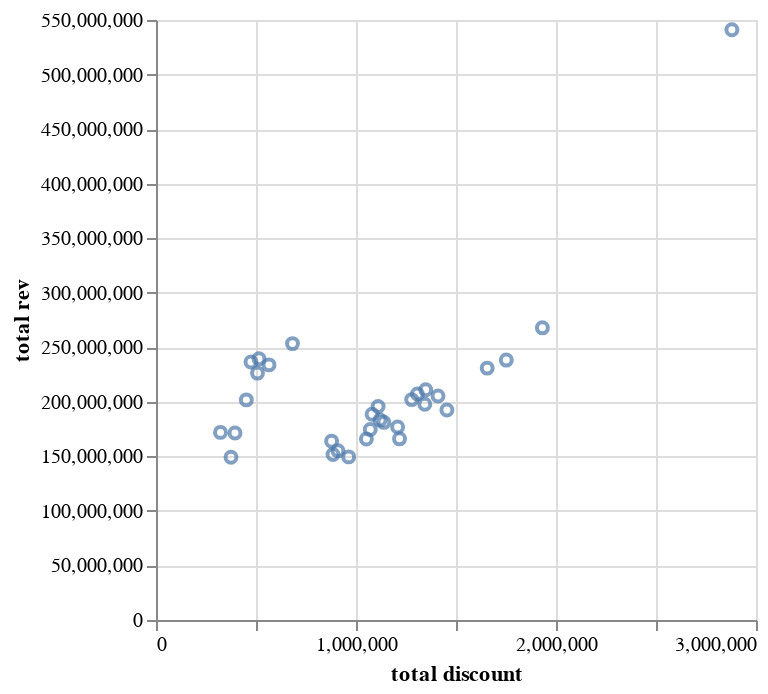

Source (notebook cell):
### Code cell
corr = groupdate.group_by('Group_date').agg([pl.col('total no dup').sum().alias('total rev'),pl.col('ditanggung penjual no dup').sum().alias('total discount')]).sort(by='Group_date')

corr.plot.scatter(y='total rev',x='total discount')

### Figure 1 — Vega-Lite specification as saved in the notebook (floating-point values rounded to 4 significant figures)
{"config": {"view": {"continuousWidth": 300, "continuousHeight": 300}}, "data": {"name": "data-e63931be8f37fde23e5421f4e2ea51e0"}, "mark": {"type": "point", "tooltip": true}, "encoding": {"x": {"field": "total discount", "type": "quantitative"}, "y": {"field": "total rev", "type": "quantitative"}}, "params": [{"name": "param_9", "select": {"type": "interval", "encodings": ["x", "y"]}, "bind": "scales"}], "$schema": "https://vega.github.io/schema/vega-lite/v5.20.1.json", "datasets": {"data-e63931be8f37fde23e5421f4e2ea51e0": [{"Group_date": "2024-10-01", "total rev": 236458871, "total discount": 475000}, {"Group_date": "2024-10-02", "total rev": 226335507, "total discount": 507500}, {"Group_date": "2024-10-03", "total rev": 201772608, "total discount": 451635}, {"Group_date": "2024-10-04", "total rev": 149156442, "total discount": 375000}, {"Group_date": "2024-10-05", "total rev": 171430327, "total discount": 395000}, {"Group_date": "2024-10-06", "total rev": 171977055, "total discount": 322500}, {"Group_date": "2024-10-07", "total rev": 233876461, "total discount": 565000}, {"Group_date": "2024-10-08", "total rev": 253364207, "total discount": 682500}, {"Group_date": "2024-10-09", "total rev": 239422789, "total discount": 515000}, {"Group_date": "2024-10-10", "total rev": 541070055, "total discount": 2879500}, {"Group_date": "2024-10-11", "total rev": 192515437, "total discount": 1454500}, {"Group_date": "2024-10-12", "total rev": 230904482, "total discount": 1656000}, {"Group_date": "2024-10-13", "total rev": 205378800, "total discount": 1410000}, {"Group_date": "2024-10-14", "total rev": 267810141, "total discount": 1932000}, {"Group_date": "2024-10-15", "total rev": 238243062, "total discount": 1751500}, {"Group_date": "2024-10-16", "total rev": 197760707, "total discount": 1344000}, {"Group_date": "2024-10-17", "total rev": 176990829, "total discount": 1208000}, {"Group_date": "2024-10-18", "total rev": 165952608, "total discount": 1052000}, {"Group_date": "2024-10-19", "total rev": 188633683, "total discount": 1080500}, {"Group_date": "2024-10-20", "total rev": 163940282, "total discount": 878000}, {"Group_date": "2024-10-21", "total rev": 211039305, "total discount": 1348500}, {"Group_date": "2024-10-22", "total rev": 183270592, "total discount": 1120389}, {"Group_date": "2024-10-23", "total rev": 174567543, "total discount": 1071227}, {"Group_date": "2024-10-24", "total rev": 151647513, "total discount": 885000}, {"Group_date": "2024-10-25", "total rev": 166053741, "total discount": 1217581}, {"Group_date": "2024-10-26", "total rev": 149530186, "total discount": 963299}, {"Group_date": "2024-10-27", "total rev": 155192016, "total discount": 909773}, {"Group_date": "2024-10-28", "total rev": 207170589, "total discount": 1306980}, {"Group_date": "2024-10-29", "total rev": 195644109, "total discount": 1110500}, {"Group_date": "2024-10-30", "total rev": 181180798, "total discount": 1139500}, {"Group_date": "2024-10-31", "total rev": 202020644, "total discount": 1278500}]}}
